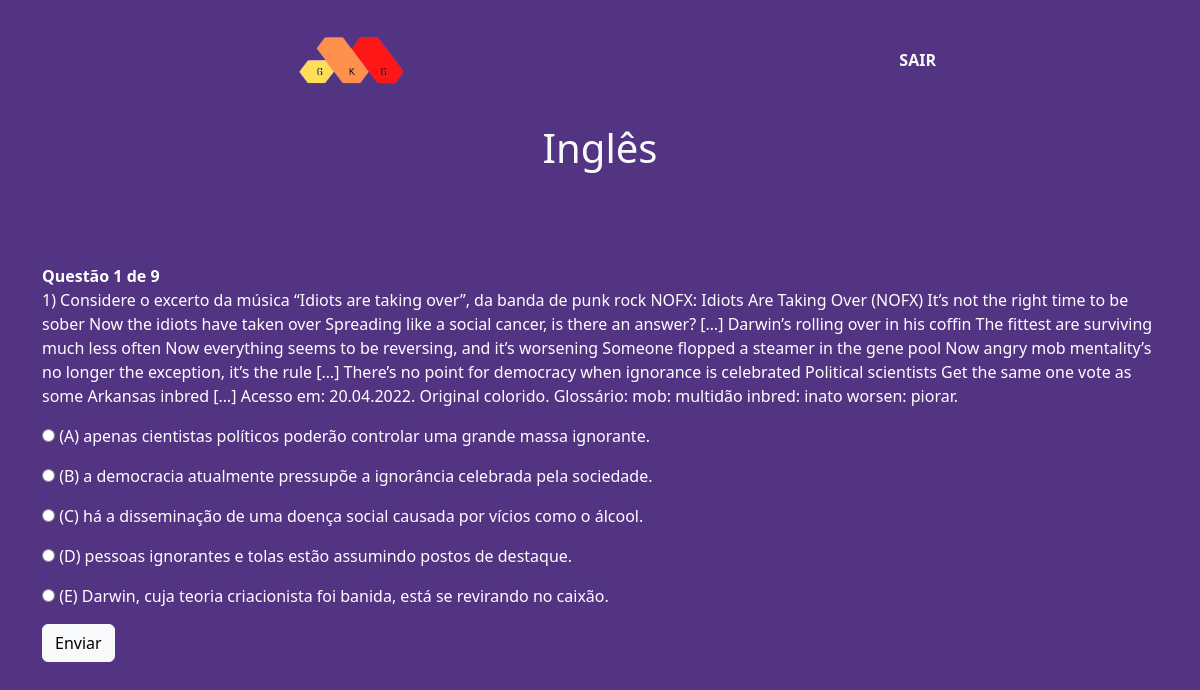
Page /php/question_ingles.php?n=1 on the committed database.
### tables this page shows
CREATE TABLE `questoes_ingles` (
  `question_number` int(11) NOT NULL,
  `question` text NOT NULL
);

CREATE TABLE `choices_ingles` (
  `id` int(11) NOT NULL,
  `question_number` int(11) NOT NULL,
  `is_correct` tinyint(4) NOT NULL DEFAULT 0,
  `choice` text NOT NULL
);

### php/question_ingles.php (the view, shortened to what this page needs)
<?php include "database.php"; ?>
<?php
	$number = (int) $_GET['n'];
	$query = "select * from questoes_ingles";
	$results = $mysqli->query($query) or die($mysqli->error.__LINE__);
	$total=$results->num_rows;
	$query = "select * from questoes_ingles where question_number = $number";
	$result = $mysqli->query($query) or die($mysqli->error.__LINE__);
	$question = $result->fetch_assoc();
	$query = "select * from choices_ingles where question_number = $number";
	$choices = $mysqli->query($query) or die($mysqli->error.__LINE__);
 ?>
<!DOCTYPE html>
<html>
  <head>
    <link href="https://cdn.jsdelivr.net/npm/bootstrap@5.2.2/dist/css/bootstrap.min.css" rel="stylesheet"
>
    <link rel="stylesheet" href="../css/question.css">
  </head>
  <body>
  <div class="cover-container d-flex w-100 h-100 mx-auto flex-column">
	<header class="mb-auto">
	<div>
		<a href="./pagina_game.php"><img class="img" src="../img/logo.png"></a>
		<nav class="nav nav-masthead justify-content-center float-md-end text-light">
			<a class="nav-link fw-bold py-5 px-0 text-light" href="../index.html">SAIR</a>
		</nav>
	</div>
</header>
</div>
    <main>
		<h1 class="text-light text-center">Inglês</h1>
      <div class="container">
		<div class="current">Questão <?php echo $number; ?> de <?php echo $total; ?></div>
	<p class="question">
	   <?php echo $question['question'] ?>
	</p>
	<form method="post" action="process_ingles.php">
	      <p class="choices">
	        <?php while($row=$choices->fetch_assoc()): ?>
		<p><input name="choice" type="radio" value="<?php echo $row['id']; ?>" />
		  <?php echo $row['choice']; ?>
		</p>
		<?php endwhile; ?>
	      </p>
	     	<input type="submit" value="Enviar" class="btn btn-light" />
	</form>
	<br>
	<br>
	  </div>
            </main>
  </body>
</html>

### css/question.css (style rules this page uses)
.cover-container { max-width: 42em; }
.nav-masthead .nav-link { color: rgba(255, 255, 255, .5); border-bottom: .25rem solid transparent; }
.img { height: 110px; width: 170px; }
body { background-color: #533483; }
p { color: white; }
.current { color: white; font-weight: bold; }
.container { box-sizing: border-box; align-items: center; padding-top: 7%; }
a { color: #fff; text-decoration: none; }

### rows in the picture
questoes_ingles: question "1) Considere o excerto da música “Idiots are taking over”, da banda de punk rock NOFX: Idiots Are Taking Over (NOFX) It’s not the right time to be sober Now the idiots have taken over Spreading like a social cancer, is there an answer? […] Darwin’s rolling over in his coffin The fittest are surviving much less often Now everything seems to be reversing, and it’s worsening Someone flopped a steamer in the gene pool Now angry mob mentality’s no longer the exception, it’s the rule […] There’s no point for democracy when ignorance is celebrated Political scientists Get the same one vote as some Arkansas inbred […] Acesso em: 20.04.2022. Original colorido. Glossário: mob: multidão inbred: inato…"
choices_ingles: choice "(A) apenas cientistas políticos poderão controlar uma grande massa ignorante."
choices_ingles: choice "(B) a democracia atualmente pressupõe a ignorância celebrada pela sociedade."
choices_ingles: choice "(C) há a disseminação de uma doença social causada por vícios como o álcool."
choices_ingles: choice "(D) pessoas ignorantes e tolas estão assumindo postos de destaque."
choices_ingles: choice "(E) Darwin, cuja teoria criacionista foi banida, está se revirando no caixão."

### other values in the picture
$number "1"
$total "9"
